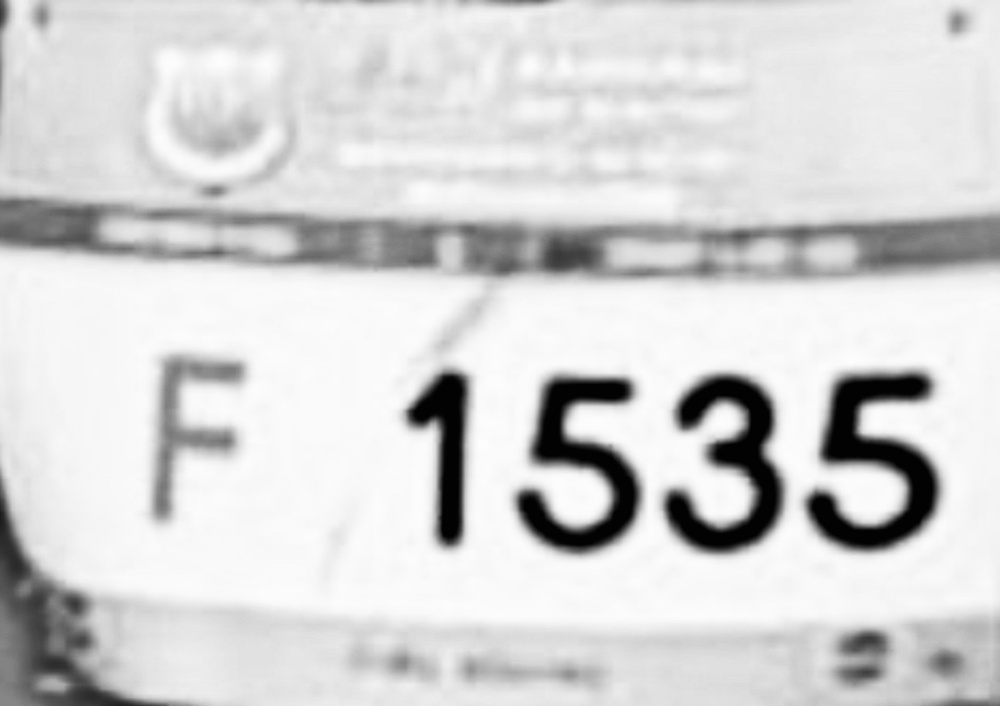
#> input picture images/8.jpg, 1000 x 706 px, shrunk from 1287 x 909 before the run, found by its file name
$ python deskew.py
#> lines starting #> are read from the running program, lines starting #| are printed output that depends on the picture; after the words box and inside, x2 and y2 are one past the last pixel; in counts of white or black regions, pixels touching at a corner belong together
import numpy as np
import cv2

# load the image from disk
image = cv2.imread('images/tankwa/8.jpg')
#> image is the input picture: shape (706, 1000, 3); mean B, G, R 212.1, 212.1, 212.1
# convert the image to grayscale and flip the foreground
# and background to ensure foreground is now "white" and
# the background is "black"
gray = cv2.cvtColor(image, cv2.COLOR_BGR2GRAY)
gray = cv2.bitwise_not(gray)
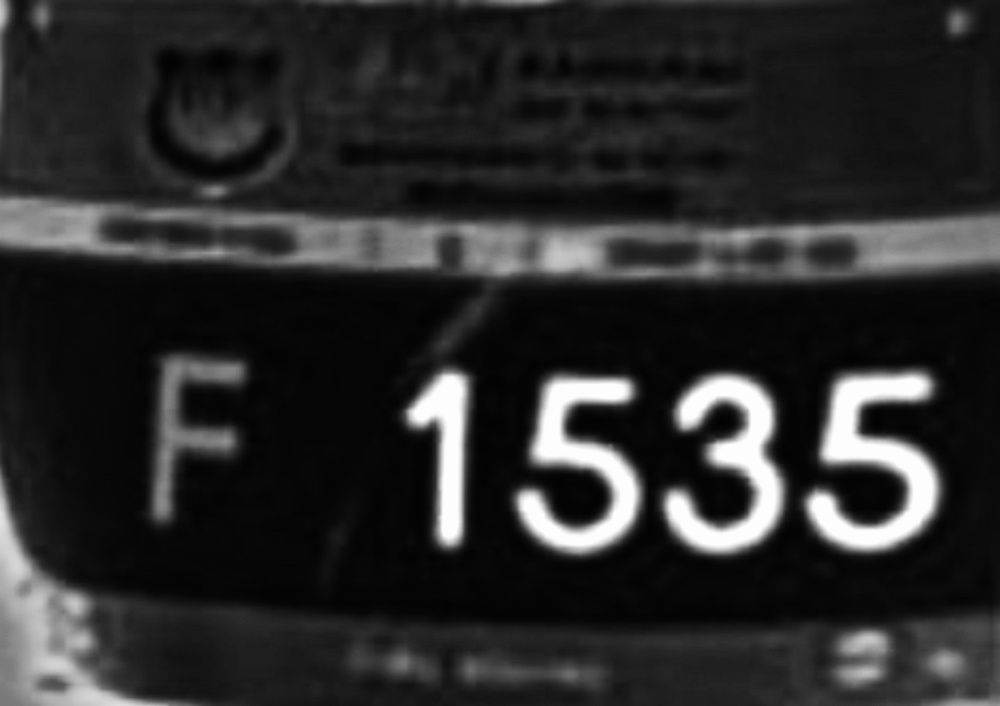
#> gray: shape (706, 1000); min 1, max 255, mean 42.9
# threshold the image, setting all foreground pixels to
# 255 and all background pixels to 0
thresh = cv2.threshold(gray, 0, 255, cv2.THRESH_BINARY | cv2.THRESH_OTSU)[1]
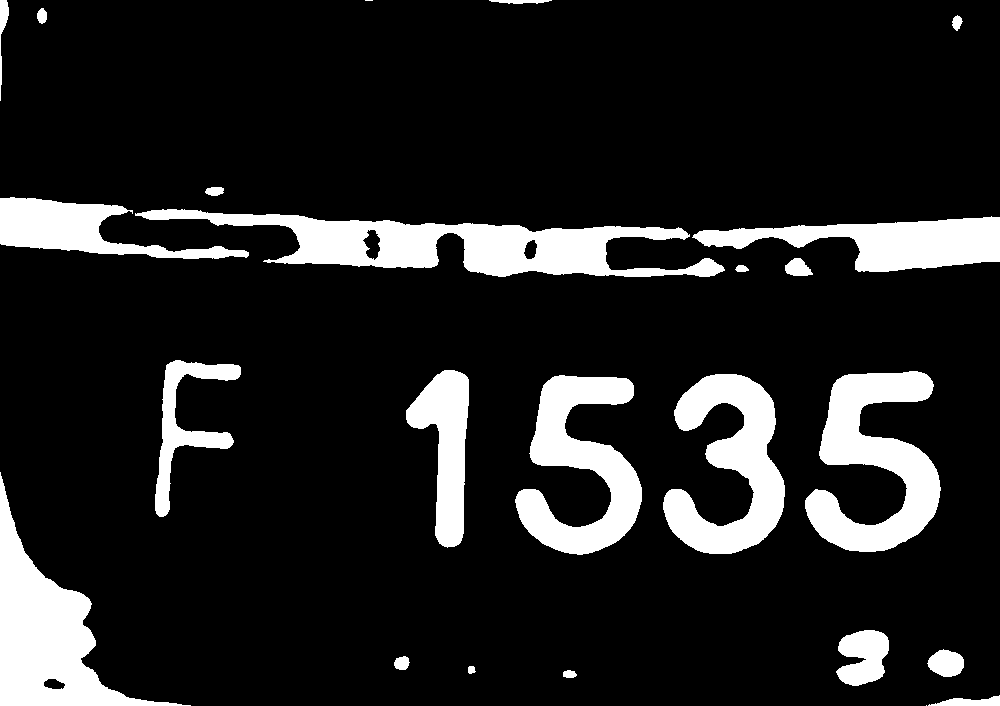
#> thresh: shape (706, 1000); 13.6% white; 24 white regions (2 under 20 px), largest, box (x1, y1, x2, y2) and area: (135, 209, 725, 277) 16468, (0, 472, 191, 706) 13718, (805, 371, 941, 552) 12477

# grab the (x, y) coordinates of all pixel values that
# are greater than zero, then use these coordinates to
# compute a rotated bounding box that contains all
# coordinates
coords = np.column_stack(np.where(thresh > 0))
#> coords = 95664 pairs, first value 0 to 705, second value 0 to 999
angle = cv2.minAreaRect(coords)[-1]
#> angle = -90
# the `cv2.minAreaRect` function returns values in the
# range [-90, 0); as the rectangle rotates clockwise the
# returned angle trends to 0 -- in this special case we
# need to add 90 degrees to the angle
if angle < -45:
    angle = -(90 + angle)
#> angle = 0
# otherwise, just take the inverse of the angle to make
# it positive
else:
    angle = -angle

# rotate the image to deskew it
(h, w) = image.shape[:2]
#> h = 706; w = 1000
center = (w // 2, h // 2)
#> center = (500, 353)
M = cv2.getRotationMatrix2D(center, angle, 1.0)
#> M = [[1, 0, 0], [0, 1, 0]]
rotated = cv2.warpAffine(image, M, (w, h), flags=cv2.INTER_CUBIC, borderMode=cv2.BORDER_REPLICATE)
# draw the correction angle on the image so we can validate it
cv2.putText(rotated, "Angle: {:.2f} degrees".format(angle),
            (10, 30), cv2.FONT_HERSHEY_SIMPLEX, 0.7, (0, 0, 255), 2)
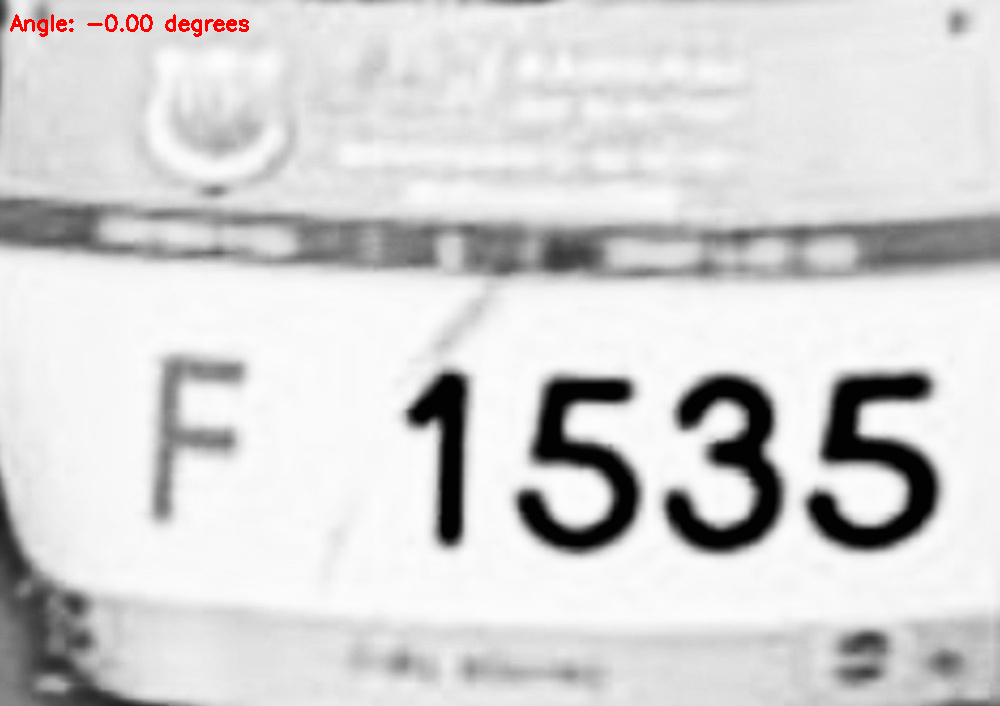
#> rotated: shape (706, 1000, 3); 0.23% of pixels changed, all inside (x1, y1, x2, y2) = (10, 14, 249, 37)

print("[INFO] angle: {:.3f}".format(angle))
#| [INFO] angle: -0.000
cv2.imshow("Original", image)
cv2.imshow("Deskew", rotated)
cv2.waitKey(0)
cv2.destroyAllWindows()

$ run again, with images/0.jpg copied over images/8.jpg
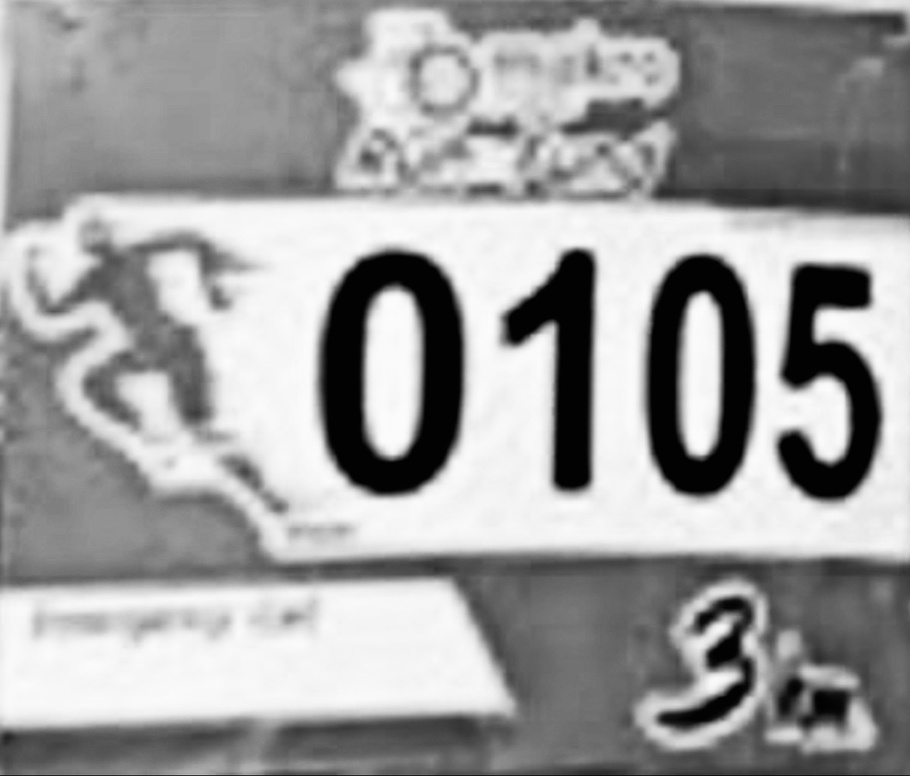
#> input picture images/0.jpg, 910 x 776 px, shrunk from 1284 x 1095 before the run, found by its file name
#> image is the input picture: shape (776, 910, 3); min 0, max 252, mean 157.6
#> `thresh = cv2.threshold(gray, 0, 255, cv2.THRESH_BINARY | cv2.THRESH_OT..`:
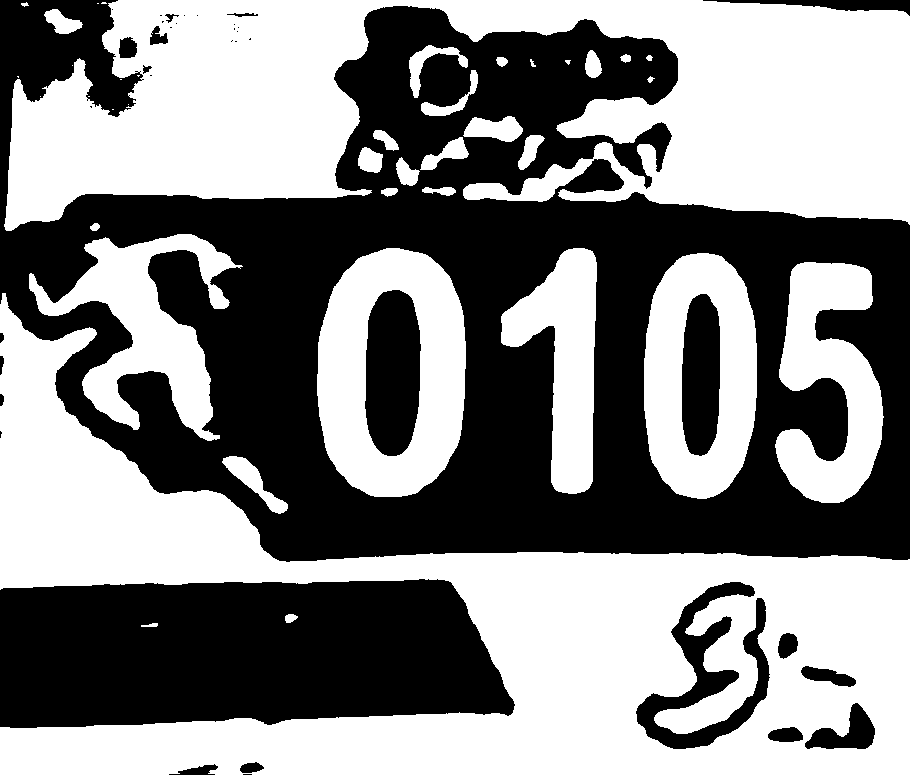
#> thresh: shape (776, 910); 52.5% white; 38 black regions (18 under 20 px), largest, box (x1, y1, x2, y2) and area: (0, 0, 910, 562) 242616, (0, 579, 515, 728) 66610, (365, 290, 421, 456) 7779
#> coords = 370866 pairs, first value 0 to 775, second value 0 to 909
#> `angle = cv2.minAreaRect(coords)[-1]`: angle = -90
#> `angle = -(90 + angle)`: angle = 0
#> M = [[1, 0, 0], [0, 1, 0]]
#> `cv2.putText(rotated, "Angle: {:.2f} degrees".format(angle), (10, 30), ..`:
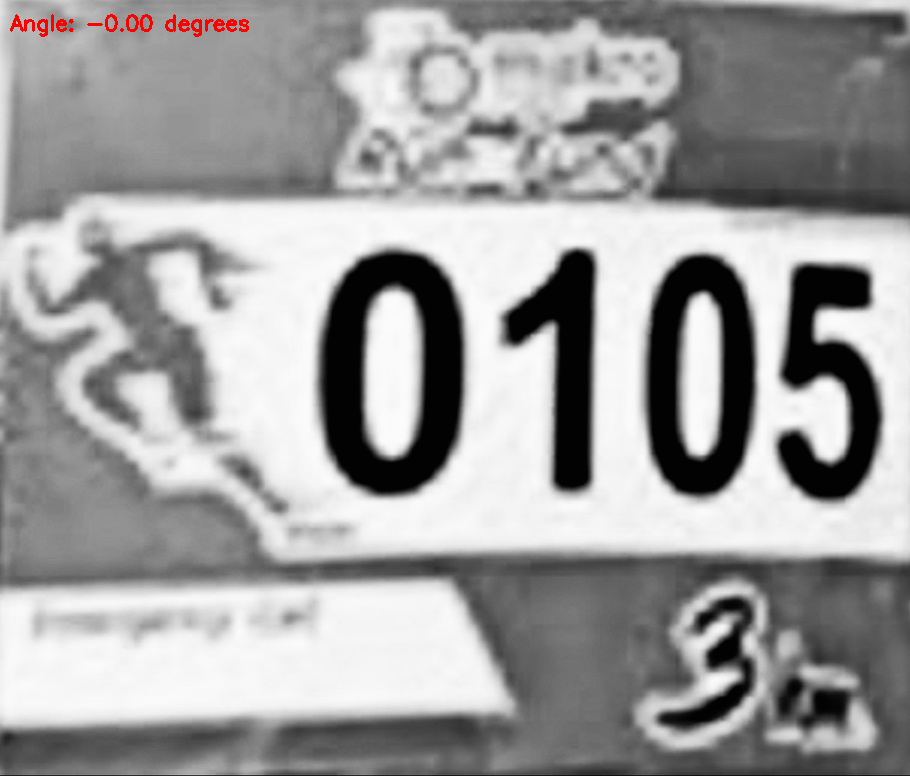
#> rotated: shape (776, 910, 3); 0.23% of pixels changed, all inside (x1, y1, x2, y2) = (10, 14, 249, 37)
#| [INFO] angle: -0.000

$ run again, with images/1.jpg copied over images/8.jpg
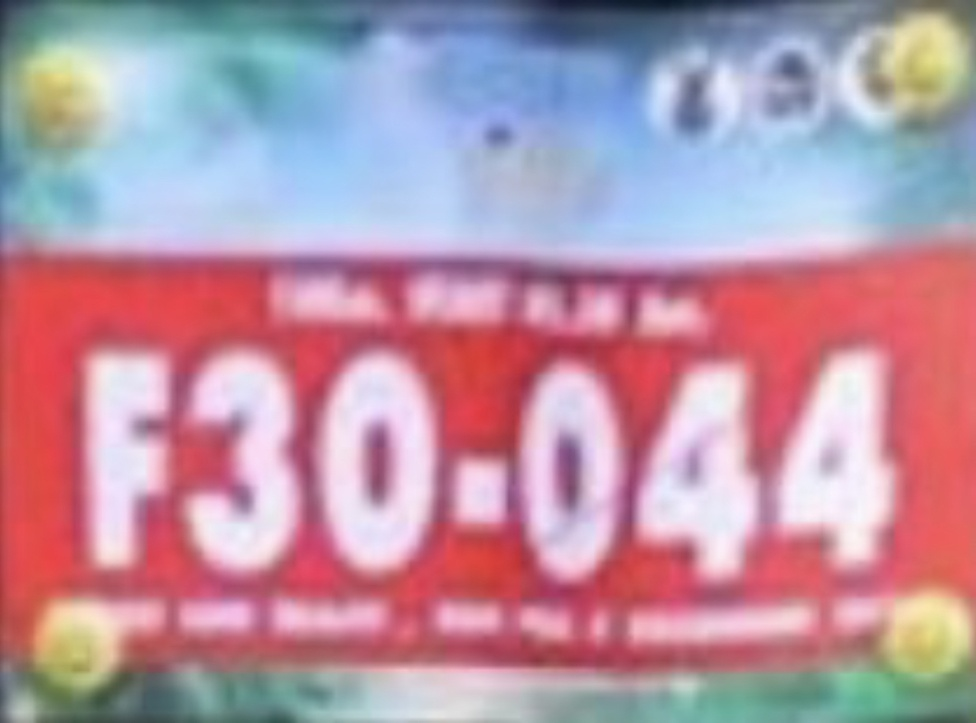
#> input picture images/1.jpg, 976 x 723 px, shrunk from 1286 x 952 before the run, found by its file name
#> image is the input picture: shape (723, 976, 3); mean B, G, R 164.1, 147.6, 184.2
#> `thresh = cv2.threshold(gray, 0, 255, cv2.THRESH_BINARY | cv2.THRESH_OT..`:
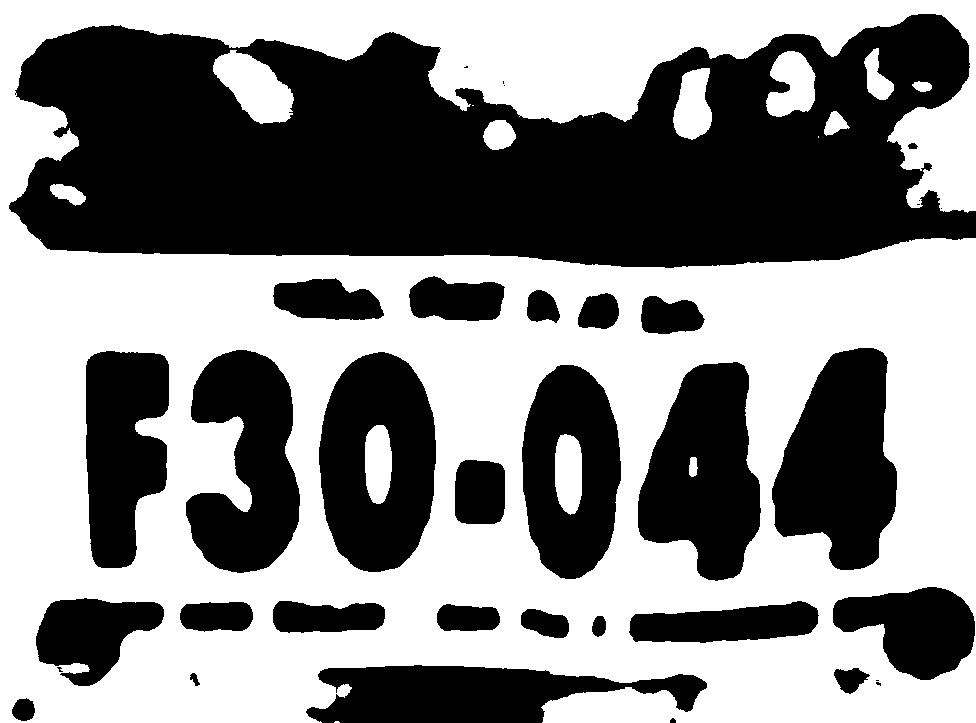
#> thresh: shape (723, 976); 53.2% white; 36 black regions (9 under 20 px), largest, box (x1, y1, x2, y2) and area: (9, 14, 976, 268) 169786, (772, 348, 897, 570) 19083, (319, 352, 436, 572) 18901
#> coords = 375672 pairs, first value 0 to 722, second value 0 to 975
#> `angle = cv2.minAreaRect(coords)[-1]`: angle = -90
#> `angle = -(90 + angle)`: angle = 0
#> M = [[1, 0, 0], [0, 1, 0]]
#> `cv2.putText(rotated, "Angle: {:.2f} degrees".format(angle), (10, 30), ..`:
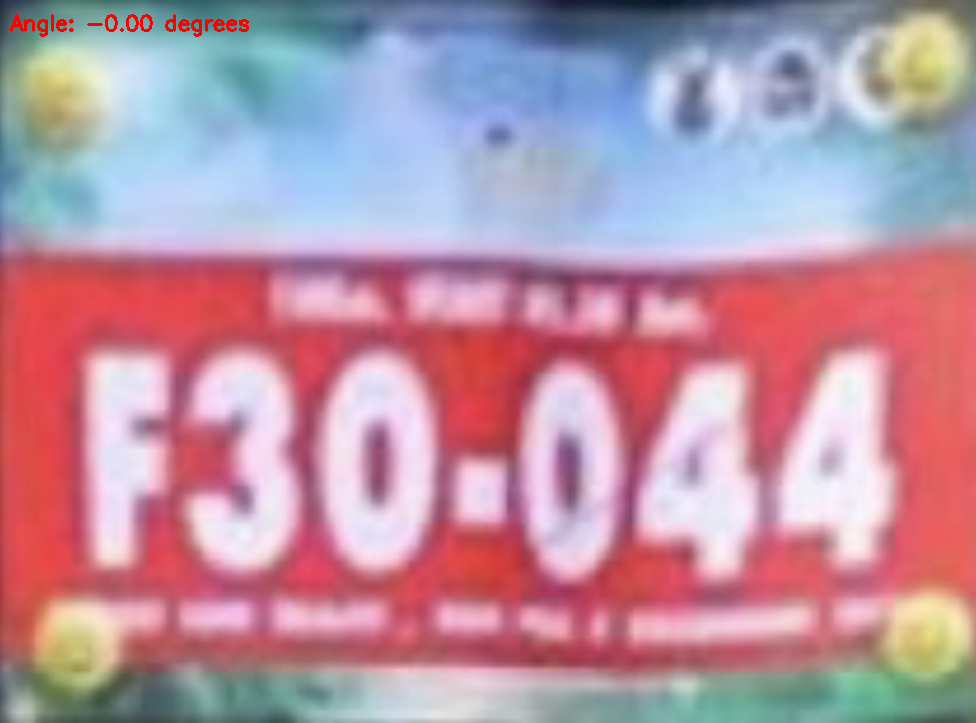
#> rotated: shape (723, 976, 3); 0.23% of pixels changed, all inside (x1, y1, x2, y2) = (10, 14, 249, 37)
#| [INFO] angle: -0.000

$ run again, with images/10.jpg copied over images/8.jpg
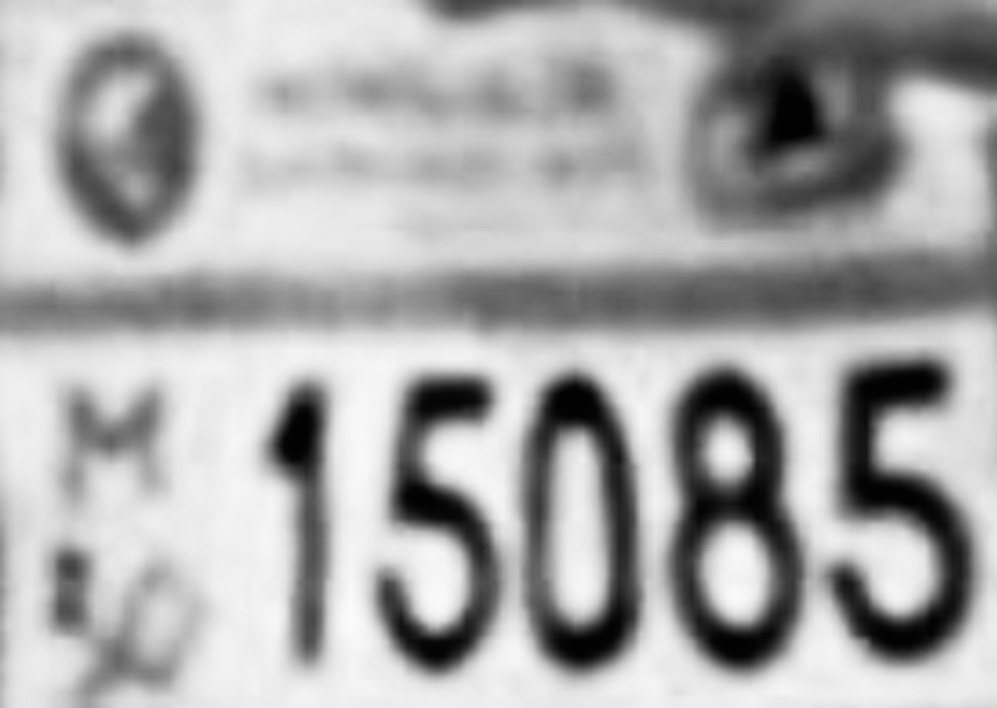
#> input picture images/10.jpg, 997 x 708 px, shrunk from 1286 x 913 before the run, found by its file name
#> image is the input picture: shape (708, 997, 3); mean B, G, R 169.7, 169.7, 169.7
#> `thresh = cv2.threshold(gray, 0, 255, cv2.THRESH_BINARY | cv2.THRESH_OT..`:
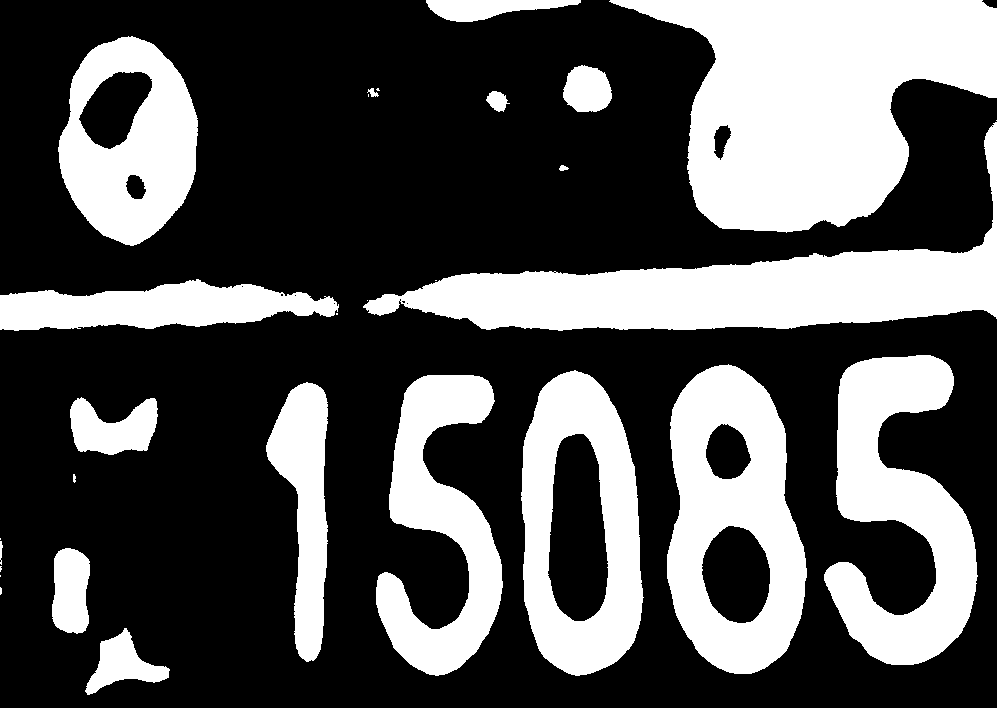
#> thresh: shape (708, 997); 33.3% white; 29 white regions (10 under 20 px), largest, box (x1, y1, x2, y2) and area: (609, 0, 997, 233) 54526, (363, 122, 997, 331) 36552, (667, 364, 807, 674) 26516
#> coords = 234874 pairs, first value 0 to 694, second value 0 to 996
#> `angle = cv2.minAreaRect(coords)[-1]`: angle = -90
#> `angle = -(90 + angle)`: angle = 0
#> M = [[1, 0, 0], [0, 1, 0]]
#> `cv2.putText(rotated, "Angle: {:.2f} degrees".format(angle), (10, 30), ..`:
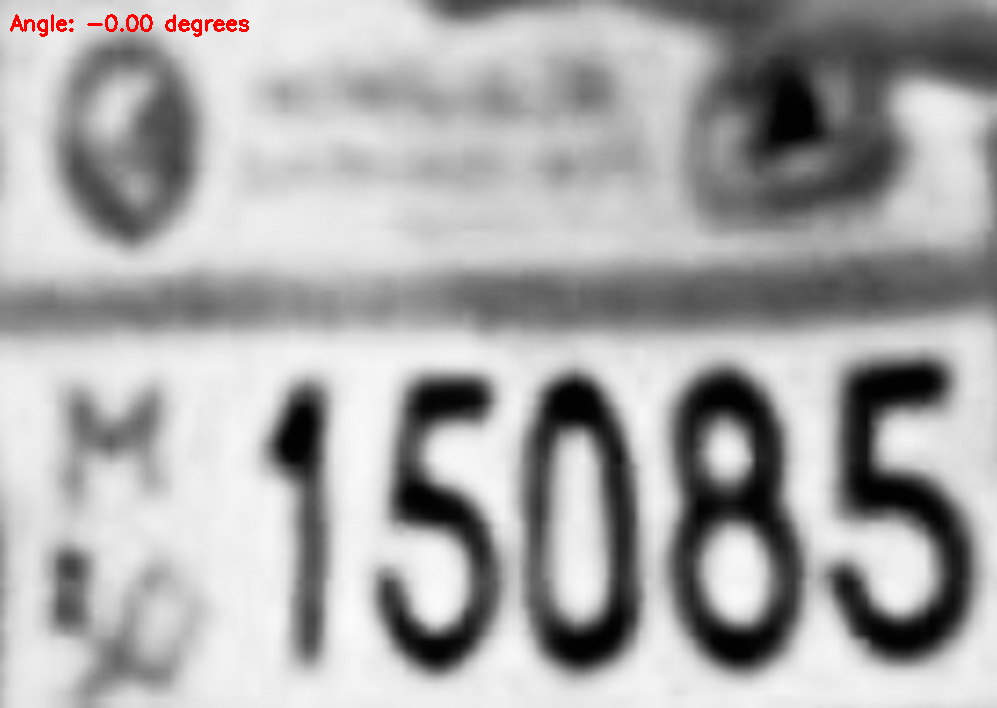
#> rotated: shape (708, 997, 3); 0.23% of pixels changed, all inside (x1, y1, x2, y2) = (10, 14, 249, 37)
#| [INFO] angle: -0.000
